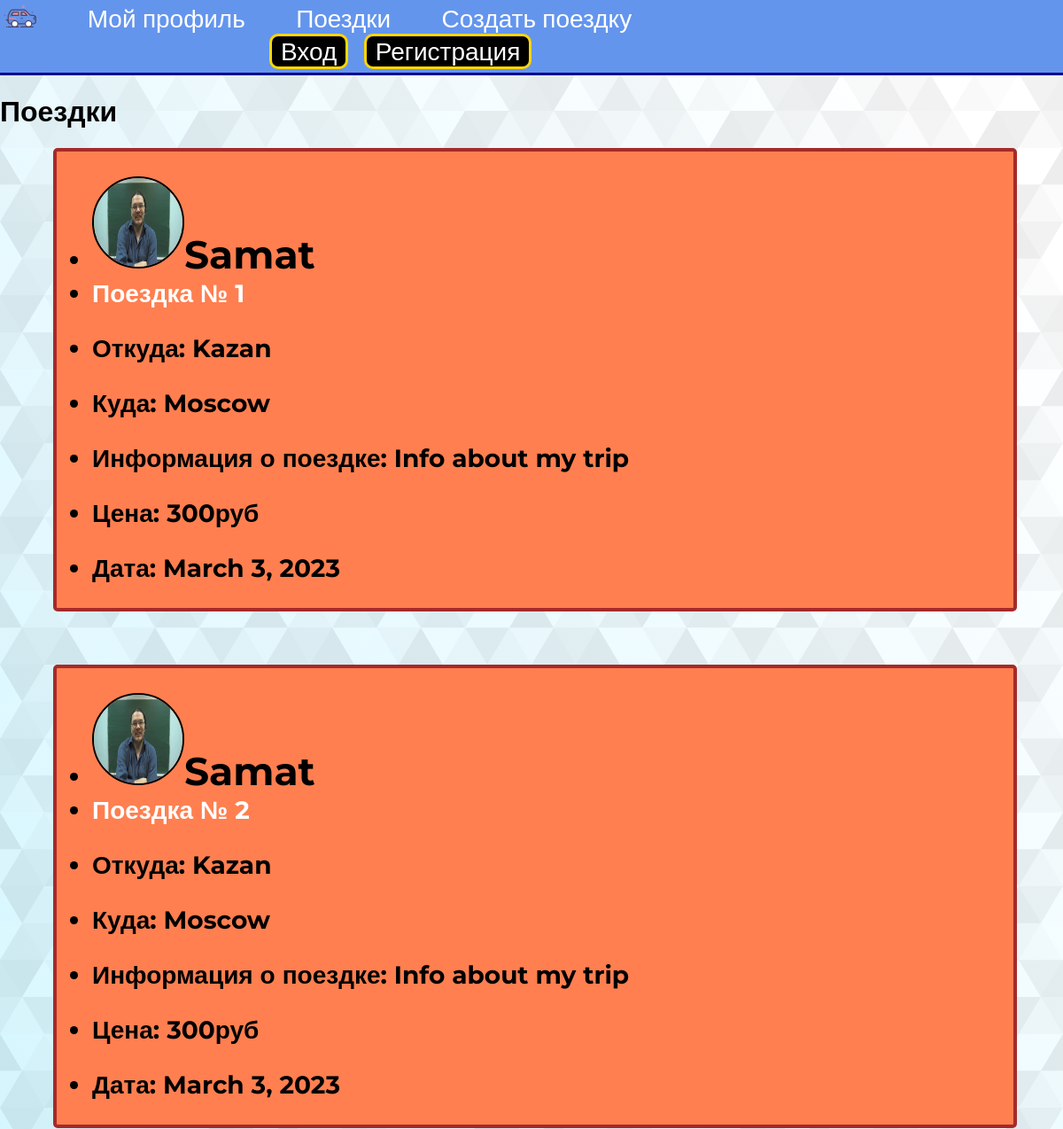
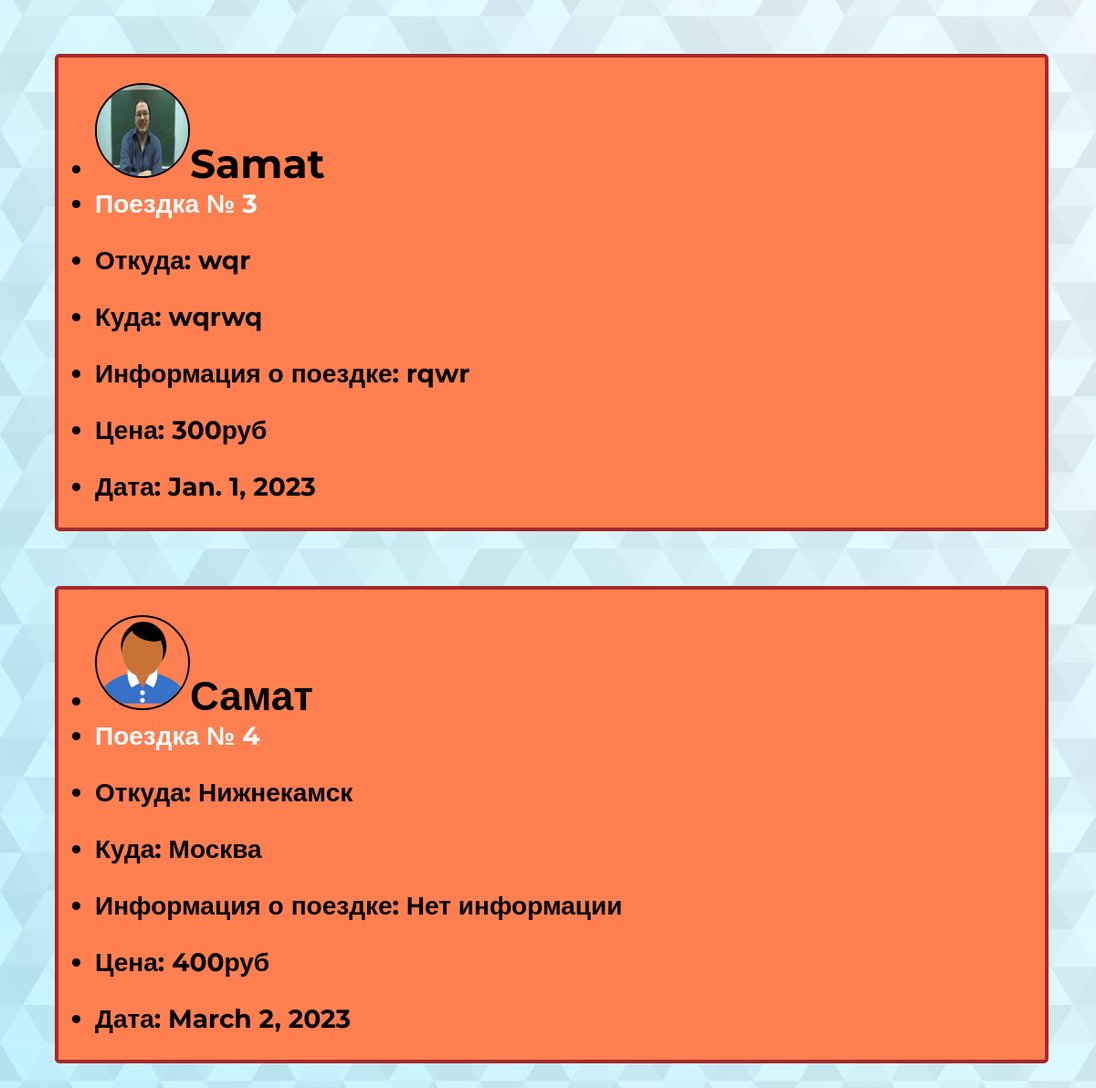
The page /trips/ on the database its author committed (2 pictures, top to bottom).
### main/models.py (models this page shows, shortened)
class Trip(models.Model):
    driver = models.ForeignKey(User, on_delete=models.CASCADE, related_name='dtrip', blank=True)
    info = models.TextField()
    from_city = models.CharField(max_length=50)
    to_city = models.CharField(max_length=50)
    date = models.DateField()
    time = models.TimeField()
    price = models.IntegerField()
    capacity = models.IntegerField()
    passangers = models.ManyToManyField(User, blank=True)
    def get_absolute_url(self):
        return reverse('show_trip', kwargs={'trip_id': self.pk})

class UserInfo(models.Model):
    user = models.OneToOneField(User, on_delete=models.CASCADE)
    info = models.TextField(blank=True)
    photo = models.ImageField(upload_to='photos/', blank=True)
    def get_absolute_url(self):
        return reverse('show_profile', kwargs={'profile_id': self.pk})

### main/views.py (the view)
# urls.py: path('trips/', TripsList.as_view(), name='trips'),
class TripsList(DataMixin, ListView):
    model = Trip
    template_name = 'main/trips.html'
    context_object_name = 'trips'
    def get_context_data(self, *, object_list=None, **kwargs):
        context = super().get_context_data(**kwargs)
        c_def = self.get_user_contex(title="Поездки")
        return dict(list(context.items()) + list(c_def.items()))

### main/utils.py (called while the page is built)
    def get_user_contex(self, **kwargs):
        context = kwargs
        return context

### main/templates/main/trips.html (shortened to what this page needs)
{% extends 'main/base.html' %}
{% load static %}
{% block content %}
    <div><h1>Поездки</h1></div>
    {% for t in trips %}
        <div class="trip">
            <ul>
                {% if t.driver.userinfo.photo %}
                    <li><a class="cirph" href="{{ t.driver.userinfo.get_absolute_url }}"><img src="{{ t.driver.userinfo.photo.url}}" height="100px" width="100px">{{ t.driver.first_name }}</a></li>
                {% else %}
                    <li><a class="cirph" href="{{ t.driver.userinfo.get_absolute_url }}"><img src="{% static 'main/images/nophoto.svg' %}" height="100px" width="100px">{{ t.driver.first_name }}</a></li>
                {% endif %}
                <li><a href="{{ t.get_absolute_url }}">Поездка № {{ t.pk }}</a></li>
                <li><p>Откуда: {{ t.from_city }}</p></li>
                <li><p>Куда: {{ t.to_city }}</p></li>
                <li><p>Информация о поездке: {{ t.info }}</p></li>
                <li><p>Цена: {{ t.price }}руб</p></li>
                <li><p>Дата: {{ t.date }}</p></li>
            </ul>
        </div>
    {% endfor %}
{% endblock %}

### main/templates/main/base.html (shortened to what this page needs)
{% load static %}
{% load main_tags %}
<!DOCTYPE html>
<html lang="ru">
<head>
    <link type="text/css" href="{% static 'main/css/style.css' %}" rel="stylesheet" />
</head>
<body >
    {% block mainmenu %}
        <div class="header">
            <ul class="hr">
                <li><a class="logo" href="{% url 'home' %}"><img src="{% static 'main/images/logo.svg' %}"  height="25" /></a></li>
                <li><a href="{{ request.user.userinfo.get_absolute_url }}">Мой профиль</a></li>
                <li><a href="{% url 'trips' %}">Поездки</a></li>
                <li><a href="{% url 'add_trip' %}">Создать поездку</a></li>
                <li>
                    {% if request.user.is_authenticated %}
                    <ul class="reg-l">
                        <li><a href="{% url 'red_info' %}">Редактировать профиль</a></li>
                        <li><a href="{% url 'logout' %}">Выйти</a></li>
                    </ul>
                    {% else %}
                    <ul class="reg">
                        <li><a href="{% url 'login' %}">Вход</a></li>
                        <li><a href="{% url 'register' %}">Регистрация</a></li>
                    </ul>
                    {% endif %}
                </li>
            </ul>
        </div>
    {% endblock mainmenu %}
{% block content %}
{% endblock content %}
</body>
</html>

### main/static/main/css/style.css (style rules this page uses)
body { margin: 0; font-family: 'Montserrat', sans-serif; font-size: 16px; background: url("/static/main/images/background.svg"); }
.header { background-color: cornflowerblue; font-size: 28px; border-bottom: solid 3px; border-color: darkblue; }
.trip { border: solid 4px; border-radius: 5px; border-color: brown; background-color: coral; font-size: 28px; font-weight: bold; width: 90%; margin-bottom: 5%; horiz-align: center; margin-left: 5%; }
ul.hr { margin: 0; padding: 4px; }
ul.hr li { display: inline-block; margin-right: 50px; }
ul.reg { margin: 0; align-content: end; margin-left: 260px; }
ul.reg li { display: inline-block; margin-right: 10px; background-color: black; padding-left: 10px; padding-right: 10px; border: solid 3px; border-radius: 10px; border-color: gold; }
a { text-decoration: none; color: white; transition: color .2s linear; }
.trip img { border: solid 2px; border-radius: 50%; }
a.cirph { font-size: 44px; color: black; horiz-align: center; vertical-align: center; align-items: center; align-content: center; }

### rows shown on the page
Trip: driver.userinfo.photo (picture), driver.first_name "Samat", pk "1", from_city "Kazan", to_city "Moscow", info "Info about my trip", price "300", date "March 3, 2023"
Trip: driver.userinfo.photo (picture), driver.first_name "Samat", pk "2", from_city "Kazan", to_city "Moscow", info "Info about my trip", price "300", date "March 3, 2023"
Trip: driver.userinfo.photo (picture), driver.first_name "Samat", pk "3", from_city "wqr", to_city "wqrwq", info "rqwr", price "300", date "Jan. 1, 2023"
Trip: driver.first_name "Самат", pk "4", from_city "Нижнекамск", to_city "Москва", info "Нет информации", price "400", date "March 2, 2023"
